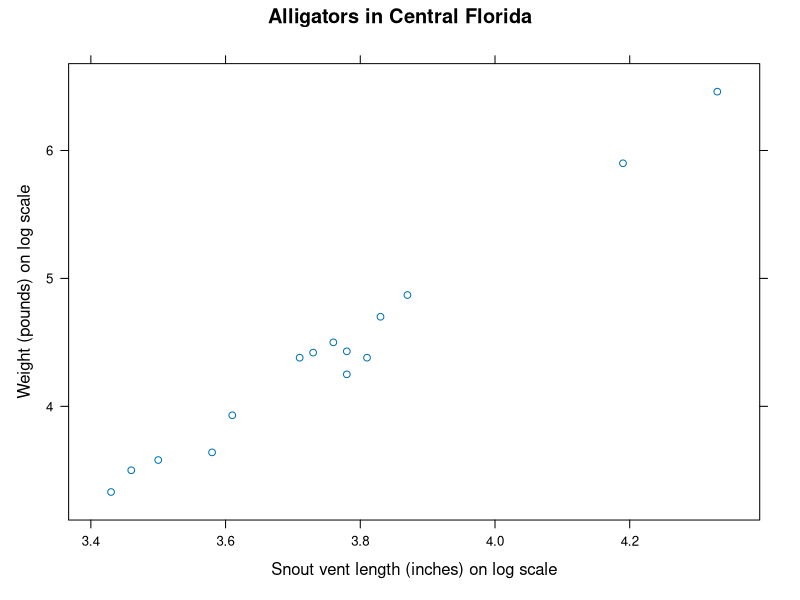

The R source for this figure:
library(lattice)
alligator = data.frame(
  lnLength = c(3.87, 3.61, 4.33, 3.43, 3.81, 3.83, 3.46, 3.76,
               3.50, 3.58, 4.19, 3.78, 3.71, 3.73, 3.78),
  lnWeight = c(4.87, 3.93, 6.46, 3.33, 4.38, 4.70, 3.50, 4.50,
               3.58, 3.64, 5.90, 4.43, 4.38, 4.42, 4.25)
)
xyplot(lnWeight ~ lnLength, data = alligator,
       xlab = "Snout vent length (inches) on log scale",
       ylab = "Weight (pounds) on log scale",
       main = "Alligators in Central Florida"
)
alli.mod1 = lm(lnWeight ~ lnLength, data = alligator)
summary(alli.mod1)